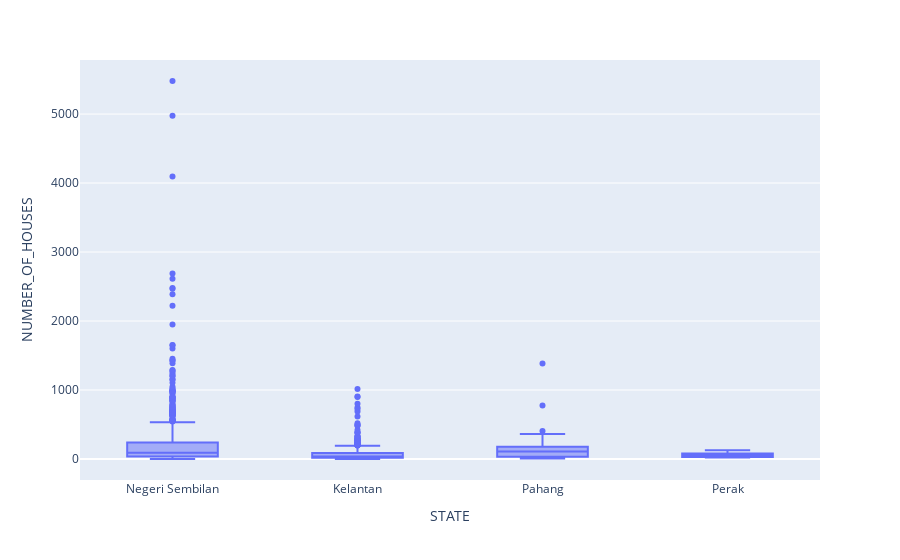

Notebook cell for this chart:
### Markdown cell above
### Outlier analysis

### Code cell
df = px.data.tips()
fig = px.box(residentalLocation, x="STATE", y="NUMBER_OF_HOUSES")
fig.show()

### Figure 1 — Plotly figure (JSON) as saved in the notebook; plotly's stock layout.template omitted (floating-point values rounded to 4 significant figures; data arrays with more than 128 entries replaced by an {"elided": "..."} marker saying what was removed)
{"data": [{"alignmentgroup": "True", "hovertemplate": "STATE=%{x}<br>NUMBER_OF_HOUSES=%{y}<extra></extra>", "legendgroup": "", "marker": {"color": "#636efa"}, "name": "", "notched": false, "offsetgroup": "", "orientation": "v", "showlegend": false, "type": "box", "x": {"elided": "1712 str values"}, "x0": " ", "xaxis": "x", "y": {"elided": "1712 int values"}, "y0": " ", "yaxis": "y"}], "layout": {"boxmode": "group", "legend": {"tracegroupgap": 0}, "margin": {"t": 60}, "xaxis": {"anchor": "y", "domain": [0, 1], "title": {"text": "STATE"}}, "yaxis": {"anchor": "x", "domain": [0, 1], "title": {"text": "NUMBER_OF_HOUSES"}}}}
